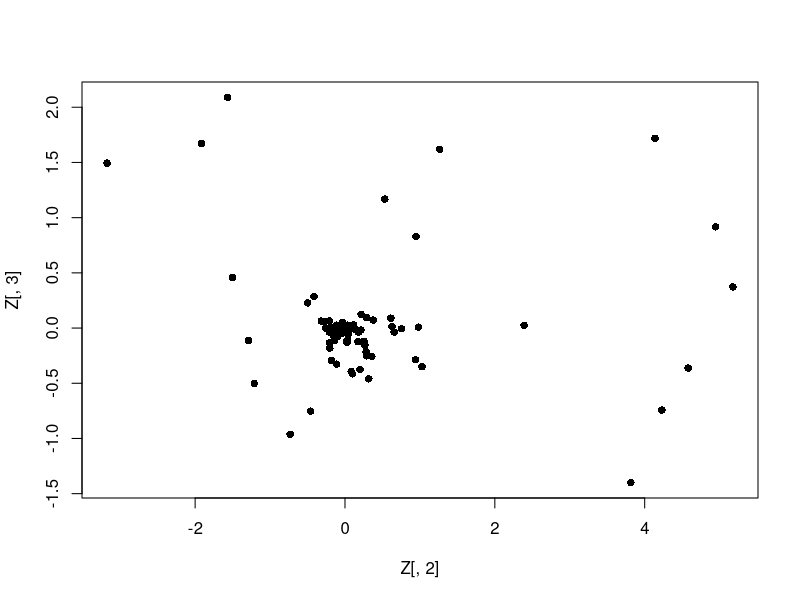

Here is the R script that generated this plot:
train = read.csv("train.csv")
train = train[, 1: 41]
X = as.matrix(train[, -1])

#pca - take svd to get solution
svd = svd(X)
U = svd$u
V = svd$v
D = svd$d
Z = X %*% V

#pc scatterplot
par(mfrow = c(1, 1))
plot(Z[, 2], Z[, 3], pch = 16)
pX = X %*% V[, 1: 25]

#ica
require("fastICA")
K = 15
icafit = fastICA(t(X), n.comp = K)
